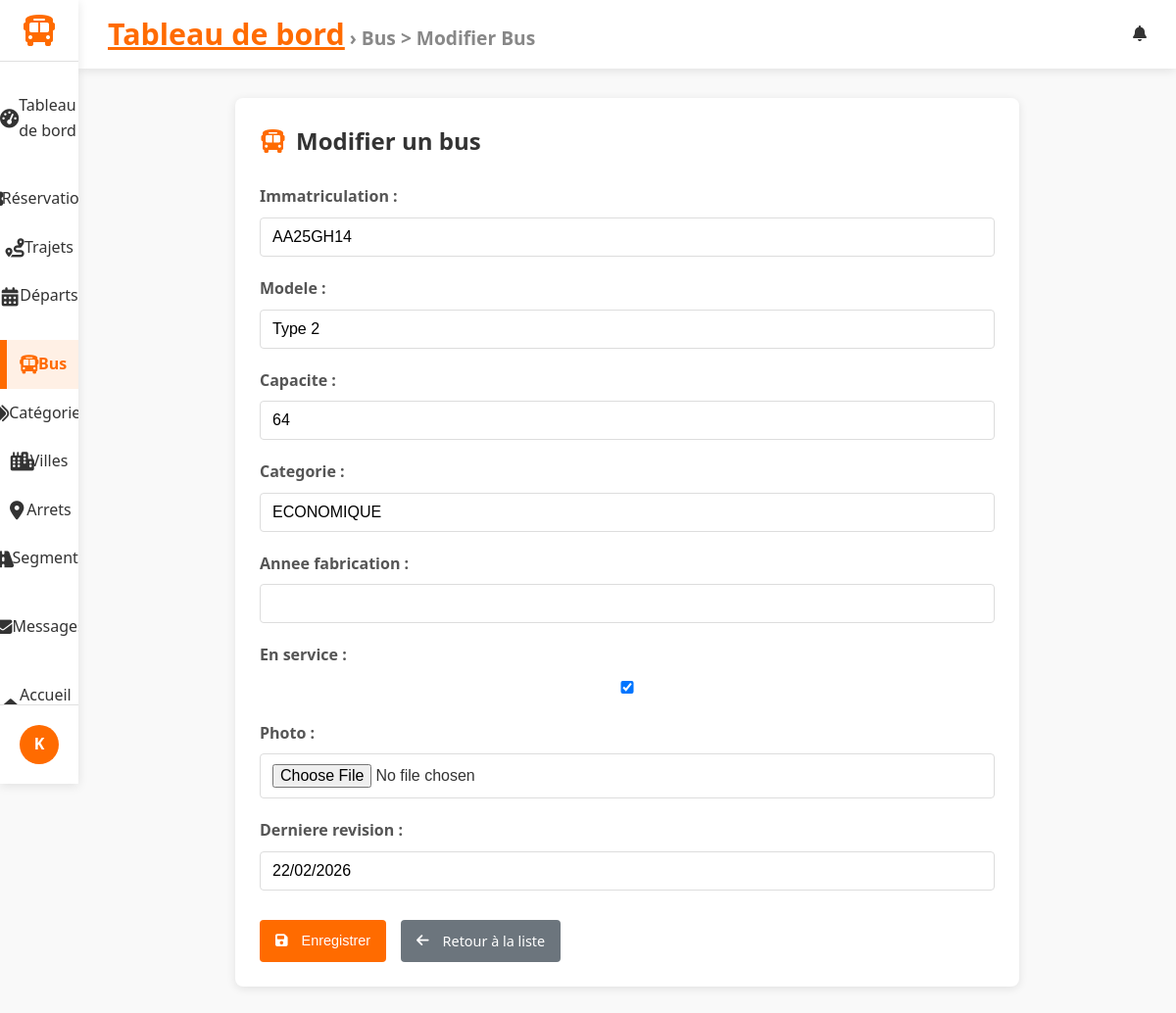
Screenshot of /dashboard/buses/2/edit/ (signed in) with the database file from the repository.
### accounts/models.py (models this page shows, shortened)
class CustomUser(AbstractUser):
    phone = models.CharField(max_length=20, blank=True, null=True, verbose_name="Numéro de téléphone")

### trips/models.py (models this page shows, shortened)
class Bus(models.Model):
    name = models.CharField(max_length=100, blank=True, default="")
    capacity = models.PositiveIntegerField(default=0)
    immatriculation = models.CharField(max_length=50, unique=True)
    modele = models.CharField(max_length=150, blank=True)
    capacite = models.PositiveIntegerField()
    categorie = models.ForeignKey(Category, on_delete=models.SET_NULL, null=True, blank=True, related_name="buses")
    annee_fabrication = models.PositiveIntegerField(null=True, blank=True)
    en_service = models.BooleanField(default=True)
    photo = models.ImageField(upload_to="buses/", null=True, blank=True)
    derniere_revision = models.DateField(null=True, blank=True)

### gareci_admin/views.py (the view)
# urls.py: path("buses/<int:pk>/edit/", BusUpdateView.as_view(), name="bus_edit"),
class BusUpdateView(StaffRequiredMixin,ActiveTabMixin, BreadcrumbMixin, UpdateSuccessMessageMixin, UpdateView):
    model = Bus
    fields = ['immatriculation', 'modele', 'capacite', 'categorie', 'annee_fabrication', 'en_service', 'photo', 'derniere_revision']
    template_name = 'dashboard/bus_form.html'
    active_tab_value ='buses'
    breadcrumb_title = 'Bus > Modifier Bus'
    success_url = reverse_lazy('dashboard:bus_list')

### gareci_admin/utils.py (called while the page is built)
    def test_func(self):
        return self.request.user.is_staff

    def get_context_data(self, **kwargs):
        context = super().get_context_data(**kwargs)
        if self.active_tab_value:
            context['active_tab'] = self.active_tab_value
        return context

    def get_context_data(self, **kwargs):
        context = super().get_context_data(**kwargs)
        if self.breadcrumb_title:
            context['breadcrumb_title'] = self.breadcrumb_title
        return context

### trips/models.py (called while the page is built)
    def __str__(self):
        return self.nom

### gareci_admin/templates/dashboard/bus_form.html (shortened to what this page needs)
{% extends 'dashboard/dashboard_base.html' %}
{% block content %}
<div class="bus-form-container">
    <div class="bus-form-header">
        <i class="fas fa-bus"></i>
        <h2>{% if form.instance.pk %}Modifier{% else %}Ajouter{% endif %} un bus</h2>
    </div>
    <form method="post">
        {% for field in form %}
        <div class="form-group">
            {{ field.label_tag }}
            {{ field }}
        </div>
        {% endfor %}
        <div class="form-actions">
            <button type="submit" class="btn btn-primary">
                <i class="fas fa-save"></i> Enregistrer
            </button>
            <a href="{% url 'dashboard:bus_list' %}" class="btn btn-secondary">
                <i class="fas fa-arrow-left"></i> Retour à la liste
            </a>
        </div>
    </form>
</div>
{% endblock %}

### gareci_admin/templates/dashboard/dashboard_base.html (shortened to what this page needs)
{% load static %}
<!DOCTYPE html>
<html lang="fr">
<head>
    <link rel="stylesheet" href="https://cdnjs.cloudflare.com/ajax/libs/font-awesome/6.4.0/css/all.min.css">
    <link rel="stylesheet" href="{% static 'css/gareci_admin/dashboards.css' %}">
    <link rel="stylesheet" href="{% static 'css/gareci_admin/reservation_list.css' %}">
    <link rel="stylesheet" href="{% static 'css/gareci_admin/reservation_form.css' %}">
    <link rel="stylesheet" href="{% static 'css/gareci_admin/reservation_confirm_delete.css' %}">
    <link rel="stylesheet" href="{% static 'css/gareci_admin/trip_form.css' %}">
    <link rel="stylesheet" href="{% static 'css/gareci_admin/trip_list.css' %}">
    <link rel="stylesheet" href="{% static 'css/gareci_admin/message_list.css' %}">
    <link rel="stylesheet" href="{% static 'css/gareci_admin/message_form.css' %}">
    <link rel="stylesheet" href="{% static 'css/gareci_admin/message_confirm_delete.css' %}">
    <link rel="stylesheet" href="{% static 'css/gareci_admin/departure_list_.css' %}">
    <link rel="stylesheet" href="{% static 'css/gareci_admin/departure_form.css' %}">
    <link rel="stylesheet" href="{% static 'css/gareci_admin/category_list.css' %}">
    <link rel="stylesheet" href="{% static 'css/gareci_admin/category_form.css' %}">
    <link rel="stylesheet" href="{% static 'css/gareci_admin/bus_list.css' %}">
    <link rel="stylesheet" href="{% static 'css/gareci_admin/bus_form.css' %}">
    <link rel="stylesheet" href="{% static 'css/gareci_admin/searchable_select.css' %}">
</head>
<body>
    <div class="dashboard-container">
        <aside class="sidebar">
            <div class="logo">
                <a href="{% url 'dashboard:index' %}">
                    <i class="fas fa-bus"></i>
                </a>
            </div>
            <nav class="sidebar-nav">
                <ul class="nav-list">
                    <li class="{% if active_tab == 'dashboard' %}active{% endif %}">
                        <a href="{% url 'dashboard:index' %}">
                            <i class="fas fa-tachometer-alt"></i> Tableau de bord
                        </a>
                    </li>
                    <li class="nav-section-header">
                    </li>
                    <li class="{% if active_tab == 'reservations' %}active{% endif %}">
                        <a href="{% url 'dashboard:reservation_list' %}">
                             Réservations
                        </a>
                    </li>
                    <li class="{% if active_tab == 'trips' %}active{% endif %}">
                        <a href="{% url 'dashboard:trip_list' %}">
                            <i class="fas fa-route"></i> Trajets
                        </a>
                    </li>
                    <li class="{% if active_tab == 'departures' %}active{% endif %}">
                        <a href="{% url 'dashboard:depart_list' %}">
                            <i class="fas fa-calendar-alt"></i> Départs
                        </a>
                    </li>
                    <li class="nav-section-header">
                    </li>
                    <li class="{% if active_tab == 'buses' %}active{% endif %}">
                        <a href="{% url 'dashboard:bus_list' %}">
                            <i class="fas fa-bus"></i> Bus
                        </a>
                    </li>
                    <li class="{% if active_tab == 'categories' %}active{% endif %}">
                        <a href="{% url 'dashboard:category_list' %}">
                            <i class="fas fa-tags"></i> Catégories
                        </a>
                    </li>
                    <li class="{% if active_tab == 'villes' %}active{% endif %}">
                        <a href="{% url 'dashboard:ville_list' %}">
                            <i class="fas fa-city"></i> Villes
                        </a>
                    </li>
                    <li class="{% if active_tab == 'arrets' %}active{% endif %}">
                        <a href="{% url 'dashboard:arret_list' %}">
                            <i class="fas fa-map-marker-alt"></i> Arrets
                        </a>
                    </li>
                    <li class="{% if active_tab == 'segments' %}active{% endif %}">
                        <a href="{% url 'dashboard:segment_list' %}">
                            <i class="fas fa-road"></i> Segments
                        </a>
                    </li>
                    <li class="nav-section-header">
                    </li>
                    <li class="{% if active_tab == 'messages' %}active{% endif %}">
                        <a href="{% url 'dashboard:message_list' %}">
                            <i class="fas fa-envelope"></i> Messages
                        </a>
                    </li>
                    <li class="nav-section-header">
                    </li>
                    <li class="{% if active_tab == 'messages' %}active{% endif %}">
                        <a href="{% url 'trips:home' %}">
                            <i class="fas fa-home"></i>Accueil Client
                        </a>
                    </li>
                </ul>
            </nav>
            <div class="sidebar-footer">
                <div class="user-profile">
                    <div class="user-avatar">
                        {% if user.profile.image %}
                            <img src="{{ user.profile.image.url }}" alt="{{ user.username }}">
                        {% else %}
                            <div class="avatar-initials">
                                {{ user.username|slice:":1"|upper }}
                            </div>
                        {% endif %}
                    </div>
                </div>
            </div>
        </aside>
        <main class="main-content">
            <header class="content-header">
                <div class="header-left">
                    <div class="breadcrumbs">
                        {% block breadcrumbs %}
                        <a href="{% url 'dashboard:index' %}">Tableau de bord</a>
                        {% if breadcrumb_title %} &rsaquo; {{ breadcrumb_title }}{% endif %}
                        {% endblock %}
                    </div>
                </div>
                <div class="header-right">
                    {% block header_actions %}
                    <div class="notifications">
                        <i class="fas fa-bell"></i>
                    </div>
                    {% endblock %}
                </div>
            </header>
            <div class="content-wrapper">
                {% block content %}{% endblock %}
            </div>
        </main>
    </div>
</body>
</html>

### static/css/gareci_admin/dashboards.css (style rules this page uses)
:root { --primary: #FF6B00; --primary-dark: #E05D00; --secondary: #0056B3; --dark: #333333; --light: #F5F5F5; --gray: #888888; --light-gray: #E0E0E0; --sidebar-width: 280px; --sidebar-collapsed-width: 80px; --header-height: 70px; --blue: #4285F4; --green: #34A853; --orange: #FBBC05; --red: #EA4335; --border-radius: 8px; --box-shadow: 0 2px 10px rgba(0, 0, 0, 0.1); --transition: all 0.3s ease; }
* { margin: 0; padding: 0; box-sizing: border-box; }
body { font-family: 'Segoe UI', Tahoma, Geneva, Verdana, sans-serif; background-color: #f9f9f9; color: var(--dark); line-height: 1.6; }
.dashboard-container { display: flex; min-height: 100vh; }
.sidebar { width: var(--sidebar-width); background-color: white; box-shadow: var(--box-shadow); display: flex; flex-direction: column; transition: var(--transition); z-index: 100; height: 100vh; position: fixed; }
.logo { display: flex; align-items: center; padding: 20px; border-bottom: 1px solid var(--light-gray); }
.logo a { text-decoration:none ; display: flex; align-items: center; }
.logo i { font-size: 2rem; color: var(--primary); margin-right: 10px; }
.sidebar-nav { flex: 1; padding: 20px 0; overflow-y: auto; }
.nav-list { list-style: none; }
.nav-section-header { padding: 15px 20px 5px; font-size: 0.8rem; text-transform: uppercase; color: var(--gray); letter-spacing: 0.5px; }
.nav-list li a { display: flex; align-items: center; padding: 12px 20px; color: var(--dark); text-decoration: none; transition: var(--transition); }
.nav-list li a i { margin-right: 10px; width: 20px; text-align: center; }
.nav-list li.active a { background-color: rgba(255, 107, 0, 0.1); color: var(--primary); border-left: 3px solid var(--primary); }
li.active { background-color: var(--accent); font-weight: bold; border-left: 4px solid var(--primary); }
.sidebar-footer { padding: 20px; border-top: 1px solid var(--light-gray); }
.user-profile { display: flex; align-items: center; }
.user-avatar { margin-right: 12px; }
.avatar-initials { width: 40px; height: 40px; border-radius: 50%; background-color: var(--primary); color: white; display: flex; align-items: center; justify-content: center; font-weight: bold; }
.main-content { flex: 1; margin-left: var(--sidebar-width); transition: var(--transition); min-height: 100vh; display: flex; flex-direction: column; }
.content-header { display: flex; justify-content: space-between; align-items: center; padding: 0 30px; height: var(--header-height); background-color: white; box-shadow: var(--box-shadow); position: sticky; top: 0; z-index: 90; }
.header-left { display: flex; align-items: center; }
.breadcrumbs { font-size: 1.2rem; color: var(--gray); font-weight: bolder; }
.breadcrumbs a { color: var(--primary); font-size: 1.9rem; font-weight: bolder; }
.header-right { display: flex; align-items: center; gap: 20px; }
.notifications { position: relative; cursor: pointer; }
.content-wrapper { flex: 1; padding: 30px; background-color: #f9f9f9; }
.btn { display: inline-flex; align-items: center; justify-content: center; padding: 8px 16px; border-radius: var(--border-radius); font-weight: 500; cursor: pointer; transition: var(--transition); border: none; font-size: 0.9rem; }
.btn i { margin-right: 6px; }
.btn-primary { background-color: var(--primary); color: white; }
@media (max-width: 1200px) { .sidebar { width: var(--sidebar-collapsed-width); } }
@media (max-width: 1200px) { .logo { justify-content: center; padding: 15px 0; } }
@media (max-width: 1200px) { .logo i { margin-right: 0; } }
@media (max-width: 1200px) { .nav-list li a { justify-content: center; padding: 12px 0; } }
@media (max-width: 1200px) { .nav-list li a i { margin-right: 0; font-size: 1.2rem; } }
@media (max-width: 1200px) { .user-avatar { margin-right: 0; } }
@media (max-width: 1200px) { .main-content { margin-left: var(--sidebar-collapsed-width); } }

### static/css/gareci_admin/reservation_list.css (style rules this page uses)
.btn { display: inline-flex; align-items: center; justify-content: center; padding: 8px 12px; border-radius: 4px; font-weight: 500; text-decoration: none; font-size: 0.85rem; transition: all 0.3s; border: none; cursor: pointer; }

### static/css/gareci_admin/reservation_confirm_delete.css (style rules this page uses)
.btn { display: inline-flex; align-items: center; justify-content: center; padding: 10px 16px; border-radius: 4px; font-weight: 500; text-decoration: none; font-size: 0.9rem; transition: all 0.3s; border: none; cursor: pointer; gap: 8px; }
.btn-secondary { background-color: #6c757d; color: white; }
.form-actions { display: flex; gap: 15px; margin-top: 30px; flex-wrap: wrap; }

### rows the page displays
CustomUser: username "K"
Bus: form "AA25GH14" "Type 2" "64" "☑" "22/02/2026"

### other values shown
{{ breadcrumb_title }} "Bus > Modifier Bus"
{{ field.label_tag }} "Immatriculation :" "Modele :" "Capacite :" "Categorie :" "Annee fabrication :" "En service :" "Photo :" "Derniere revision :"
